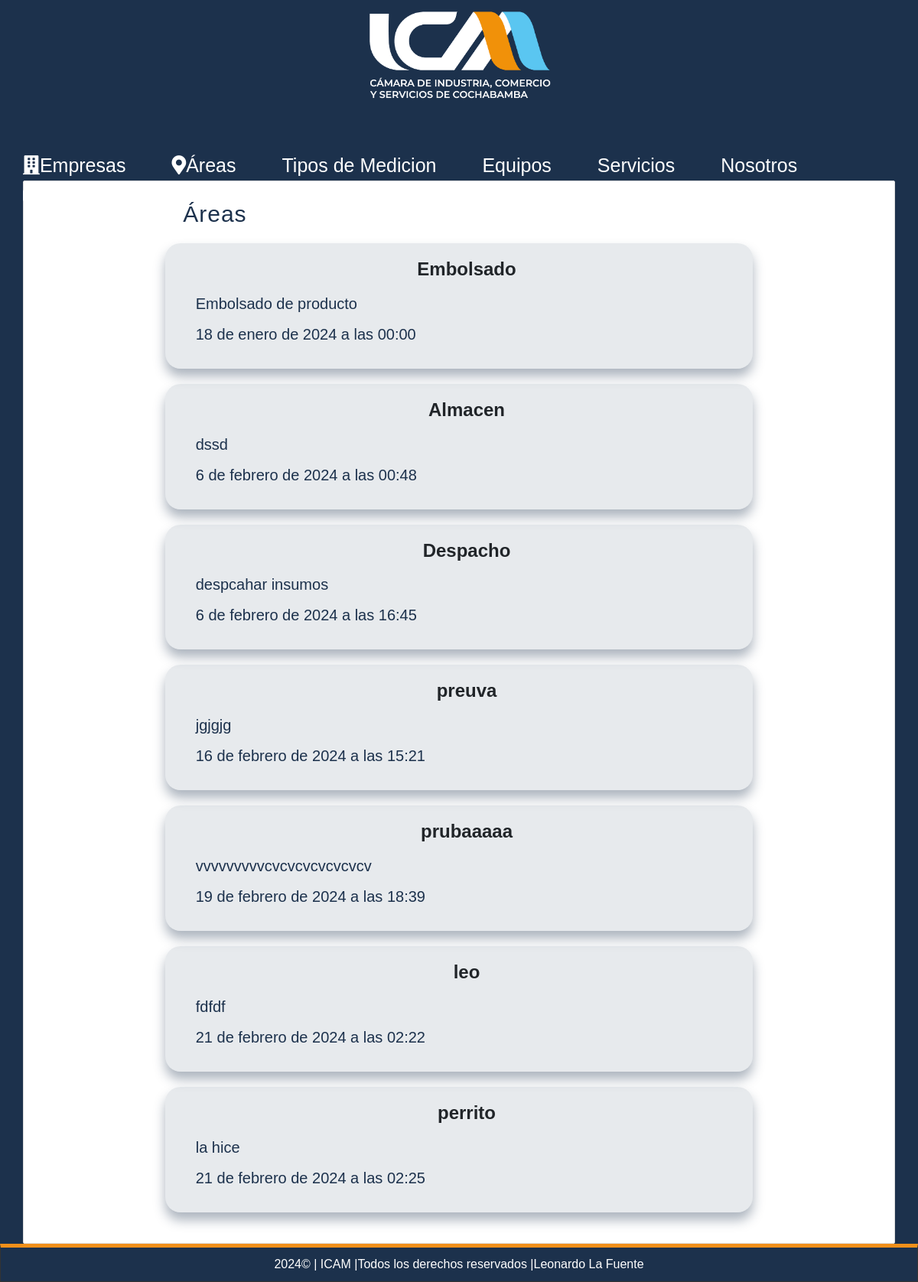
/empresa/4/areas (signed in), run on an earlier commit of the app's database.
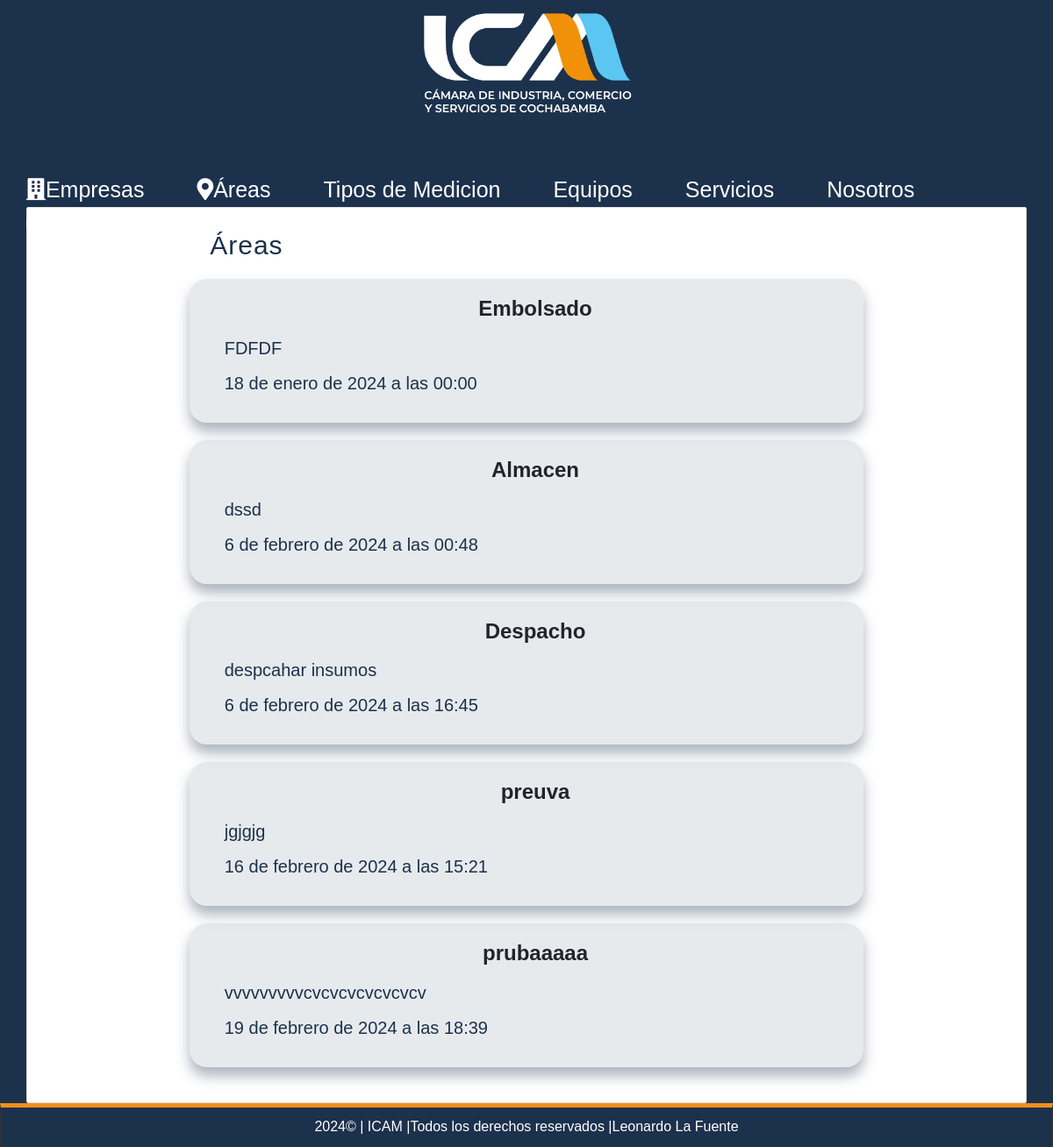
And on a later commit of the database.
### pages/models.py (models this page shows, shortened)
class Page(models.Model):
    title=models.CharField(max_length=50,verbose_name="Titulo")
    content=RichTextField(verbose_name="Contenido")
    slug=models.CharField(unique=True,max_length=150,verbose_name="Url")
    order=models.IntegerField(default=0,verbose_name="Orden")
    visible=models.BooleanField(verbose_name="Visible")
    created_at=models.DateTimeField(auto_now_add=True,verbose_name="Creado el")
    update_at=models.DateTimeField(auto_now=True,verbose_name="Actualizado el")
    class Meta:
        verbose_name='Pagina'
        verbose_name_plural="Paginas"

### record/models.py (models this page shows, shortened)
class Area(models.Model):
    name = models.CharField(max_length=200,verbose_name='Nombre del Area')
    description = models.TextField(verbose_name='Descripcion')
    created_at = models.DateTimeField(auto_now_add=True,verbose_name='Creado el')
    updated_at = models.DateTimeField(auto_now=True,verbose_name='Editado el')
    company = models.ForeignKey(Company, on_delete=models.CASCADE)
    class Meta:
        verbose_name='Area'
        verbose_name_plural='Areas'

### record/views.py (the view)
# urls.py: path('empresa/<int:company_id>/areas', views.company_areas, name='company_areas'),
@login_required(login_url="login")
def company_areas(request, company_id):
    company = get_object_or_404(Company, id=company_id)
    areas = Area.objects.filter(company=company)
    request.session['selected_company_id'] = company.id
    return render(request, 'positions/list.html', {
        'title': 'Áreas',
        'areas': areas
    })

### pages/context_processors.py (called while the page is built)
def get_pages(request):
    pages = Page.objects.filter(visible=True).order_by('order').values_list('id','title','slug')
    return {
        'pages':pages
    }

### record/processor.py (called while the page is built)
def get_areas(request):
    if request.user.is_authenticated and 'selected_company_id' in request.session:
        try:
            company = Company.objects.get(id=request.session['selected_company_id'])
            areas = Area.objects.filter(company=company).values_list('id', 'name')
            return {
                'areas': areas,
                'selected_company_id': request.session['selected_company_id'],  # Agrega esta línea
            }
        except Company.DoesNotExist:
            return {
                'areas': [],
            }
    else:
        return {
            'areas': [],
        }

### record/templates/positions/list.html (shortened to what this page needs)
{% extends "layouts/layout.html" %}
{%block content%}
<h1 class="title">{{title}}</h1>
{% for area in areas %}
    {% if area.id %}
        <div class="position-item">
            <div class="data">
                <a href="{% url 'area' area.id%}" style="text-decoration: none; color: inherit;">
                    <h3>{{ area.name }}</h3>
                    <p>{{ area.description }}</p>
                    <p>{{ area.created_at }}</p>
                </a>
        </div>
            </div>
    {% else %}
        <article class="position-item">
            <div class="data">
                <h3>No hay áreas disponibles para esta empresa.</h3>
            </div>
        </article>
    {% endif %}
{% endfor %}
{%endblock%}

### mainapp/templates/layouts/layout.html (shortened to what this page needs)
<!DOCTYPE html>
<html lang="es">
<head>
    {%load static%}
    <link rel="stylesheet" href="https://cdnjs.cloudflare.com/ajax/libs/font-awesome/5.15.3/css/all.min.css">
    <link rel="stylesheet" href="https://stackpath.bootstrapcdn.com/bootstrap/4.5.0/css/bootstrap.min.css">
    <link rel="stylesheet" type="text/css" href="{%static 'css/styles.css'%}">
</head>
<body>
    <header>
        <div id="logotipo">
            <img src="{%static 'imagenes/icam.png'%}" />
        </div>
    </header>
    <nav>
        <ul>
            <li>
                <a href="{% url 'index' %}"><i class="fas fa-building"></i>Empresas</a>
            </li>
            {% if user.is_authenticated %}
            {% if user.email and 'selected_company_id' in request.session %}
                <li>
                    <a href="{% url 'company_areas' request.session.selected_company_id %}"><i class="fas fa-map-marker-alt"></i>Áreas</a>
                </li>
            {% endif %}
            {% for page in pages %}
                <li>
                    <a href="{% url 'page' page.2 %}">{{page.1}}</a>
                </li>
            {% endfor %}
            {% endif %}
            {% if user.email %}
                <li>
                    <a href="{% url 'logout' %}"><i class="fas fa-sign-out-alt"></i>Cerrar Sesion</a>
                </li>
            {% endif %}
        </ul>
    </nav>
    <div id="content">
        <div class="box">
            {% block content %}{% endblock %}
        </div>
    </div>
    <footer>
        {%now "Y"%}&copy; | ICAM |Todos los derechos reservados |Leonardo La Fuente
    </footer>
</body>
</html>

### mainapp/static/css/styles.css (style rules this page uses)
* { margin: 0px; padding: 0px; font-family: sans-serif; text-decoration: none; }
.box p, .box h2, .box h3 ,.box ul { margin-top: 10px; margin-bottom: 15px; }
body { background-color: #1c314c; }
header { width: 100%; height: 180px; background-color: #1c314c; margin: auto; }
#logotipo { width: 100%; height: 130px; margin: auto; padding-top: 10px; display: flex; justify-content: center; align-items: center; }
#logotipo img { display: block; width: 250px; }
nav { width: 100%; height: 40px; margin: 0 auto; background-color: #1c314c; font-family: inherit; border-bottom: 5px solid #1c314c; font-size: 25px; }
nav > ul { list-style: none; text-decoration: none; }
nav > ul > li { line-height: 40px; float: left; }
nav > ul > li > a { display: block; padding-right: 30px; padding-left: 30px; color: white; }
#content { width: 100%; min-height: 920px; margin: 0 auto; }
.box { background: white; width: 95%; min-height: 930px; padding: 20px; border: 1px solid #ddd; border-radius: 2px; margin: 0 auto; }
.box a { color: #1c314c; }
.title { color:#1c314c; letter-spacing: 1px; font-size: 30px; margin-bottom: 4px ; margin-top: 5px; }
.position-item { display: flex; flex-direction: row; align-items: flex-start; width: 70%; margin: 20px auto; border-radius: 20px; padding: 20px; box-shadow: 0px 10px 15px rgba(28, 49, 76, 0.364); background-color: rgba(28, 49, 76, 0.1); }
.position-item .data { flex: 2; padding-left: 20px; align-self: center; }
.position-item h3 { text-align: center; font-size: 24px; font-weight: bold; margin-top: 0; }
.position-item p { font-size: 14px; }
.position-item p:nth-child(2), .position-item p:nth-child(3) { text-align: left; }
footer { width: 100%; background-color: #1c314c; border: 1px solid #333; color: white; text-align: center; padding-top: 10px; padding-bottom: 10px; margin: 0 auto; border-top: 5px solid #f2901a; }
.position-item p { display: block; font-size: 15px; color: #1c314c; margin-bottom: 10px; font-size: 20px; }

What changed in the data, as far as the page shows it:
removed Area: name "leo", description "fdfdf", created_at "21 de febrero de 2024 a las 02:22"
removed Area: name "perrito", description "la hice", created_at "21 de febrero de 2024 a las 02:25"
changed Area "Embolsado": description "Embolsado de producto" → "FDFDF"
